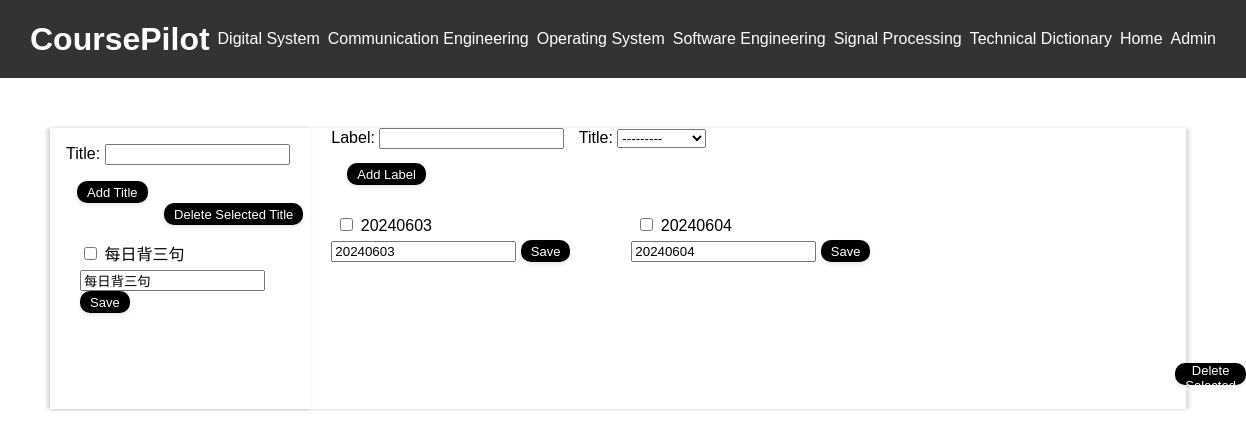
The page /EDPage/daily_vocabulary/ on the database as committed earlier.
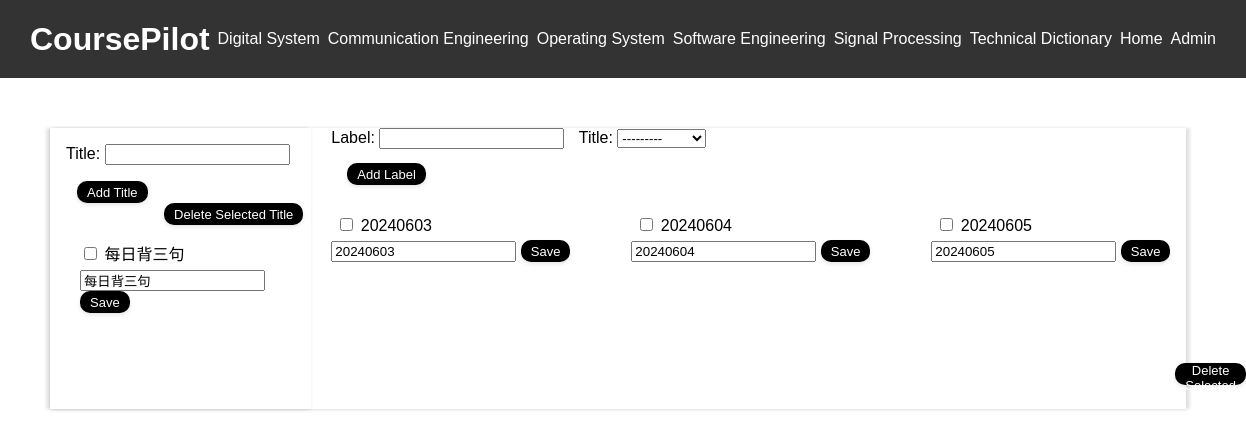
The same page on the database as committed later.
### courses/models.py (models this page shows, shortened)
class Title(models.Model):
    id = models.AutoField(primary_key=True)
    title = models.CharField(max_length=200, null=True)
    def __str__(self):
        return self.title

class Label(models.Model):
    id = models.AutoField(primary_key=True)
    label = models.CharField(max_length=200, null=True)
    title = models.ForeignKey(Title, related_name='labels', on_delete=models.CASCADE)

### courses/views.py (the view)
# urls.py: path('EDPage/daily_vocabulary/', views.daily_vocabulary, name='daily_vocabulary'),
def daily_vocabulary(request):
    error_message = None
    if request.method == 'POST':
        if 'delete_titles' in request.POST:
            titles_to_delete = request.POST.getlist('titles_to_delete')
            if titles_to_delete:
                Title.objects.filter(id__in=titles_to_delete).delete()
            return redirect('courses:daily_vocabulary')
        if 'delete_labels' in request.POST:
            labels_to_delete = request.POST.getlist('labels_to_delete')
            if labels_to_delete:
                Label.objects.filter(id__in=labels_to_delete).delete()
            return redirect('courses:daily_vocabulary')
        if 'title_form' in request.POST:
            title_form = TitleForm(request.POST)
            if title_form.is_valid():
                title_form.save()
                return redirect('courses:daily_vocabulary')
            label_form = LabelForm()
        elif 'label_form' in request.POST:
            label_form = LabelForm(request.POST)
            if label_form.is_valid():
                new_label = label_form.cleaned_data['label']
                if Label.objects.filter(label=new_label).exists():
                    error_message = f"The label '{new_label}' already exists."
                else:
                    label_form.save()
                    return redirect('courses:daily_vocabulary')
            title_form = TitleForm()
        elif 'edit_title' in request.POST:
            title_id = request.POST.get('title_id')
            new_title = request.POST.get('new_title')
            Title.objects.filter(id=title_id).update(title=new_title)
            return redirect('courses:daily_vocabulary')
        elif 'edit_label' in request.POST:
            label_id = request.POST.get('label_id')
            new_label = request.POST.get('new_label')
            if Label.objects.filter(label=new_label).exists():
                error_message = f"The label '{new_label}' already exists."
            else:
                Label.objects.filter(id=label_id).update(label=new_label)
            return redirect('courses:daily_vocabulary')
    else:
        title_form = TitleForm()
        label_form = LabelForm()
    latest_Title_list = Title.objects.all()
    latest_Label_list = Label.objects.all()
    context = {
        "latest_Title_list": latest_Title_list,
        "latest_Label_list": latest_Label_list,
        "title_form": title_form,
        "label_form": label_form,
        "error_message": error_message
    }
    return render(request, 'courses/detailedCourse/daily_vocabulary.html', context)

### courses/forms.py
class TitleForm(forms.ModelForm):
    class Meta:
        model = Title
        fields = ['title']
        labels = {
            'title': 'Title',
        }

class LabelForm(forms.ModelForm):
    class Meta:
        model = Label
        fields = ['label', 'title']
        labels = {
            'label': 'Label',
            'title': 'Title'
        }

### courses/templates/courses/detailedCourse/daily_vocabulary.html (shortened to what this page needs)
{% extends "courses/base.html" %}
{% block content %}
<div class="table-container">
    <div class="left-column">
        <form method="post" action="{% url 'courses:daily_vocabulary' %}" style="margin-left: 16px;">
            <span style="display: inline-block;">{{ title_form.as_p }}</span>
            <button type="submit" style="margin-left: 11px;">Add Title</button>
        </form>
        <form method="post" action="{% url 'courses:daily_vocabulary' %}">
            <div style="text-align: right; margin-bottom: 4px; margin-right: 8px;">
                <button type="submit" name="delete_titles">Delete Selected Title</button>
            </div>
            <ul>
                {% for title in latest_Title_list %}
                <li data-title="{{ title.title }}">
                    <label>
                        <input type="checkbox" name="titles_to_delete" value="{{ title.id }}">
                        <span id="title-text-{{ title.id }}">{{ title.title }}</span>
                        <div style="padding-top: 5px;">
                            <form method="post" action="{% url 'courses:daily_vocabulary' %}" id="edit-title-form-{{ title.id }}">
                                <input type="text" name="new_title" value="{{ title.title }}">
                                <button type="submit">Save</button>
                            </form>
                        </div>
                    </label>
                </li>
                {% endfor %}
            </ul>
        </form>
    </div>
    <div class="right-column">
        <form method="post" action="{% url 'courses:daily_vocabulary' %}" style="margin-left: 20px; margin-right: 400px;">
            <label for="id_label" style="display: inline-block;">Label:</label>
            {{ label_form.label }}
            <label for="id_title" style="display: inline-block; margin-left: 10px;">Title:</label>
            {{ label_form.title }}
            <button type="submit" style="display: inline-block; margin-left: 16px; margin-top: 14px;">Add Label</button>
        </form>
        <form method="post" action="{% url 'courses:daily_vocabulary' %}">
            <div class="label-group">
                {% for label in latest_Label_list %}
                    <div style="padding: 20px; width: 260px; height: 50px;">
                        <span class="label-item" data-foreign-key="{{ label.title }}" style="margin-left: 5px;">
                            <input type="checkbox" name="labels_to_delete" value="{{ label.id }}">
                            <a href="{% url 'courses:custom_page' %}?label={{ label.label }}" style="text-decoration: none; color: black;">{{ label.label }}</a>
                            <div style="padding-top: 5px;">
                                <form method="post" action="{% url 'courses:daily_vocabulary' %}" id="edit-label-form-{{ label.id }}">
                                    <input type="text" name="new_label" value="{{ label.label }}">
                                    <button type="submit">Save</button>
                                </form>
                            </div>
                        </span>
                    </div>
                {% endfor %}
                <div style="padding-left: 864px; padding-top: 78px;">
                    <button type="submit" name="delete_labels">Delete Selected Label</button>
                </div>
            </div>
        </form>
    </div>
</div>
{% endblock %}

Rows that differ between the two databases and show on the page:
added Label: label "20240605", new_label "20240605"
